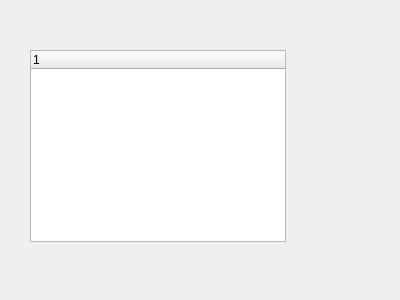
<?xml version="1.0" encoding="UTF-8"?>
<ui version="4.0">
 <class>ItemWidget</class>
 <widget class="QWidget" name="ItemWidget">
  <property name="geometry">
   <rect>
    <x>0</x>
    <y>0</y>
    <width>400</width>
    <height>300</height>
   </rect>
  </property>
  <property name="windowTitle">
   <string>Form</string>
  </property>
  <widget class="QTreeWidget" name="treeWidget">
   <property name="geometry">
    <rect>
     <x>30</x>
     <y>50</y>
     <width>256</width>
     <height>192</height>
    </rect>
   </property>
   <column>
    <property name="text">
     <string notr="true">1</string>
    </property>
   </column>
  </widget>
 </widget>
 <resources/>
 <connections/>
</ui>
